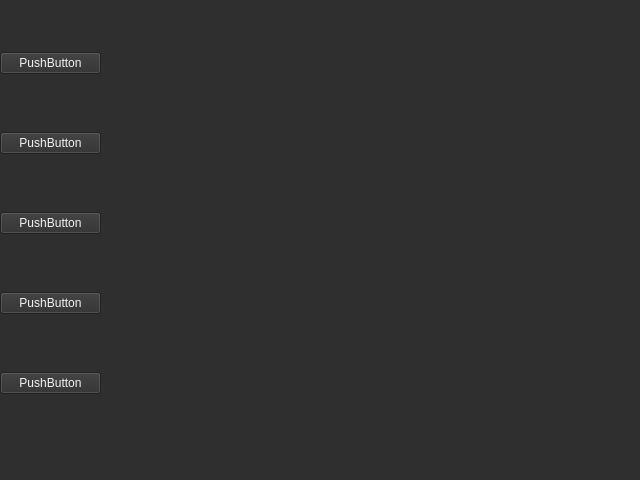
<?xml version="1.0" encoding="UTF-8"?>
<ui version="4.0">
 <class>MainWindow</class>
 <widget class="QMainWindow" name="MainWindow">
  <property name="geometry">
   <rect>
    <x>0</x>
    <y>0</y>
    <width>640</width>
    <height>480</height>
   </rect>
  </property>
  <property name="cursor">
   <cursorShape>ArrowCursor</cursorShape>
  </property>
  <property name="mouseTracking">
   <bool>false</bool>
  </property>
  <property name="acceptDrops">
   <bool>false</bool>
  </property>
  <property name="windowTitle">
   <string>MainWindow</string>
  </property>
  <property name="layoutDirection">
   <enum>Qt::LeftToRight</enum>
  </property>
  <property name="autoFillBackground">
   <bool>false</bool>
  </property>
  <property name="styleSheet">
   <string notr="true">background-color: rgb(47, 47, 47);
color: rgb(242, 244, 246);</string>
  </property>
  <widget class="QWidget" name="centralwidget">
   <widget class="QWidget" name="gridLayoutWidget">
    <property name="geometry">
     <rect>
      <x>0</x>
      <y>0</y>
      <width>101</width>
      <height>451</height>
     </rect>
    </property>
    <layout class="QGridLayout" name="gridLayout">
     <item row="1" column="0">
      <widget class="QPushButton" name="pushButton_5">
       <property name="text">
        <string>PushButton</string>
       </property>
      </widget>
     </item>
     <item row="2" column="0">
      <widget class="QPushButton" name="pushButton_7">
       <property name="text">
        <string>PushButton</string>
       </property>
      </widget>
     </item>
     <item row="0" column="0">
      <widget class="QPushButton" name="pushButton_6">
       <property name="text">
        <string>PushButton</string>
       </property>
      </widget>
     </item>
     <item row="3" column="0">
      <widget class="QPushButton" name="pushButton_2">
       <property name="text">
        <string>PushButton</string>
       </property>
      </widget>
     </item>
     <item row="4" column="0">
      <widget class="QPushButton" name="pushButton_3">
       <property name="text">
        <string>PushButton</string>
       </property>
      </widget>
     </item>
    </layout>
   </widget>
  </widget>
  <widget class="QStatusBar" name="statusbar">
   <property name="layoutDirection">
    <enum>Qt::LeftToRight</enum>
   </property>
   <property name="styleSheet">
    <string notr="true">color: rgb(255, 255 255);</string>
   </property>
  </widget>
  <action name="actionTest">
   <property name="text">
    <string>Test</string>
   </property>
   <property name="autoRepeat">
    <bool>false</bool>
   </property>
   <property name="visible">
    <bool>false</bool>
   </property>
   <property name="iconVisibleInMenu">
    <bool>false</bool>
   </property>
   <property name="shortcutVisibleInContextMenu">
    <bool>false</bool>
   </property>
  </action>
  <action name="actionsdsfs">
   <property name="text">
    <string>sdsfs</string>
   </property>
  </action>
 </widget>
 <resources/>
 <connections/>
</ui>
